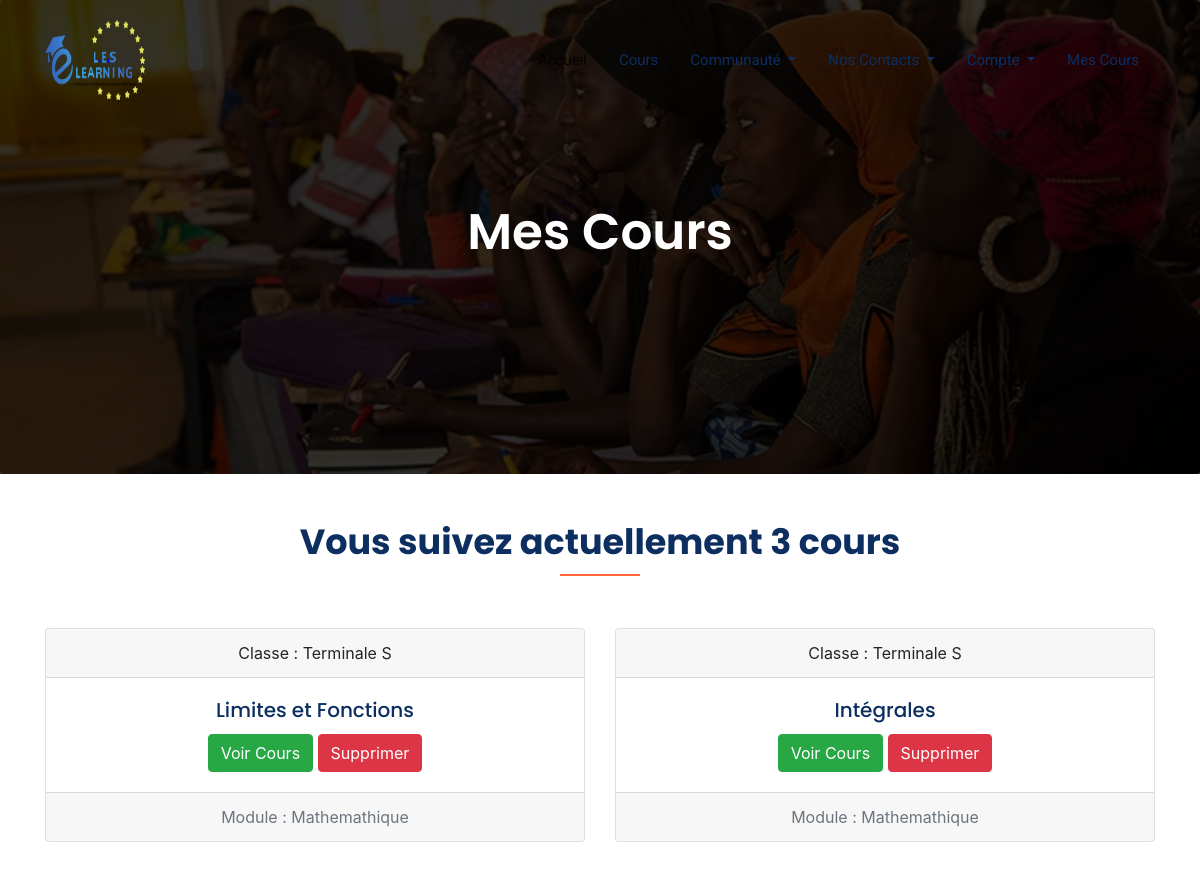
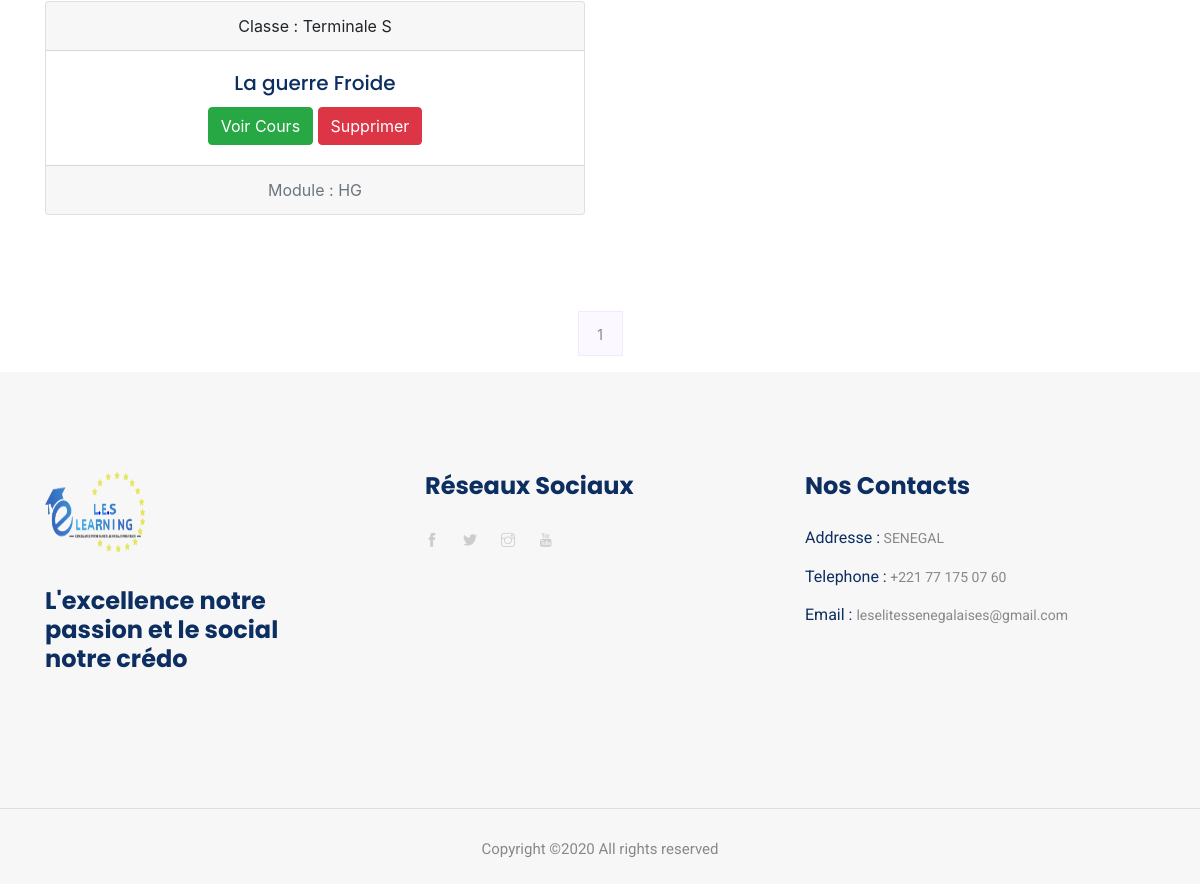
Screenshot of /cours/tableau_de_bord (signed in) with the database file from the repository (2 pictures, top to bottom).
### Cours/models.py (models this page shows, shortened)
class Cours(models.Model):
    titre = models.CharField(max_length=50)
    description = models.TextField()
    categorie = models.CharField(max_length=50)
    niveau = models.ForeignKey(Niveau, on_delete=models.CASCADE)
    photo = models.ImageField(upload_to="./Cours", height_field=None, width_field=None, max_length=None)
    likes = models.ManyToManyField(Membre, blank=True, null=True)

class Niveau(models.Model):
    niveau = models.CharField(max_length=50)
    photo = models.ImageField(upload_to="./Classes", height_field=None, width_field=None, max_length=None)

### Cours/views.py (the view)
# urls.py: path('tableau_de_bord',views.Tableau_bord, name = "Tableau_bord" ),
@login_required(login_url='/compte/connection')
def Tableau_bord(request):
     cours_enroll =Cours.objects.filter(membre_cours__membre__id=request.user.membre.id).distinct()
     som = cours_enroll.count()
     paginator = Paginator(cours_enroll, 4)
     page = request.GET.get('page', 1)
     try:
            cours_enroll = paginator.page(page)
     except PageNotAnInteger:
            cours_enroll = paginator.page(1)
     except EmptyPage:
            cours_enroll = paginator.page(paginator.num_pages)
     return render(request, "Cours/tableau_bord.html", locals())

### Templates/Cours/tableau_bord.html (shortened to what this page needs)
{% extends "Layouts/base.html" %}
{% block content %}
{% load static %}
    <section class="breadcrumb breadcrumb_bg">
        <div class="container">
            <div class="row">
                <div class="col-lg-12">
                    <div class="breadcrumb_iner text-center">
                        <div class="breadcrumb_iner_item">
                            <h2>Mes Cours</h2>
                        </div>
                    </div>
                </div>
            </div>
        </div>
    </section>
    <div class="container mt-5 mb-5">
        <div class="row justify-content-center">
            <div class="col-xl-12">
                <div class="section_tittle text-center">
                    <h2>Vous suivez actuellement  {{som}}  cours</h2>
                </div>
            </div>
        </div>
        <div class="row">
            {% for c in cours_enroll  %}
            <div class="col-lg-6 mt-3 mb-3">
                <div class="card text-center">
                    <div class="card-header">
                      Classe : {{c.niveau.niveau}}
                    </div>
                    <div class="card-body">
                      <h5 class="card-title">{{c.titre}}</h5>
                      <a href="{% url 'Cours_details' c.niveau.niveau c.categorie c.titre  %}" class="btn btn-success">Voir Cours</a>
                      <a href="{% url 'Delete_cours' c.id  %}" class="btn btn-danger">Supprimer</a>
                    </div>
                    <div class="card-footer text-muted">
                    Module : {{c.categorie|truncatechars:30}}
                    </div>
                  </div>
            </div>
            {% endfor %}
        </div>
    </div>
    <nav class="blog-pagination justify-content-center d-flex">
        <ul class="pagination">
            {% for p in cours_enroll.paginator.page_range %}
            {% if cours_enroll.number == p  %}
            <li class="page-item active"><a class="page-link" href="?page={{p}}">{{p}}</a></li>
            {% else %}
            <li class="page-item"><a class="page-link" href="?page={{p}}">{{p}}</a></li>
            {% endif %}
            {% endfor %}
        </ul>
    </nav>
    {% endblock content %}

### rows the page displays
Cours: niveau.niveau "Terminale S", titre "Limites et Fonctions", categorie "Mathemathique"
Cours: niveau.niveau "Terminale S", titre "Intégrales", categorie "Mathemathique"
Cours: niveau.niveau "Terminale S", titre "La guerre Froide", categorie "HG"

### other values shown
{{ som }} "3"
{{ p }} "1"
